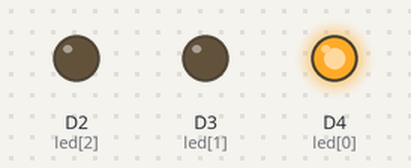
The sketch below on a simulated Particle Photon. Shown: output pins drawn as LEDs (lit = HIGH).

Above: at 0.1 s.
At 1.1 s:
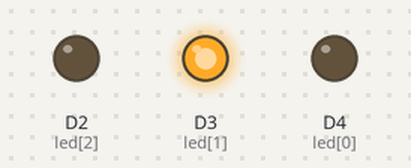
At 2.1 s:
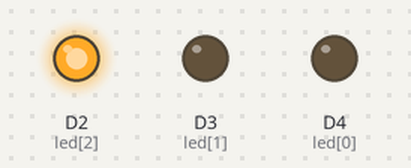
At 3.1 s:
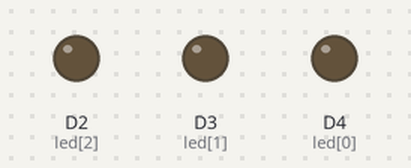
Timing chart, 0 to 4.6 s (numbered marks = the images above):
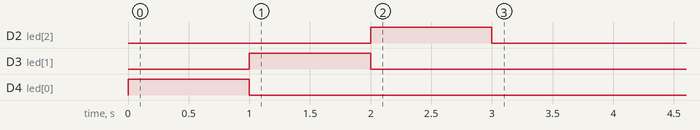

The sketch:

trafficControl.ino
```cpp
//Define array of RGB LED pins
int led[] = {D4, D3, D2};

//Define HIGH/LOW configurations for set colours
const bool RED[] = {HIGH, LOW, LOW};
const bool GREEN[] = {LOW, HIGH, LOW};
const bool BLUE[] = {LOW, LOW, HIGH};
const bool OFF[] = {LOW, LOW, LOW};

//Function prototypes
int remoteColour(String colour);
void setColour(const bool *colour);

void setup() {
    //Set all RGB pins to defined output pins
    for (int i = 0; i < 3; i++)
    {
        pinMode(led[i], OUTPUT);
    }

    //Define Particle.function() on the remoteColour() function to access function from cloud
    Particle.function("led", remoteColour);

    //Test all RGB LEDs
    setColour(RED);
    delay(1000);
    setColour(GREEN);
    delay(1000);
    setColour(BLUE);
    delay(1000);
    setColour(OFF);
}

void loop() {
    //This device only invoked via Particle.function()
}

//Takes String as parameter, if a valid input returns 1
//If invalid return 0
//This function can be invoked from the cloud
int remoteColour(String colour)
{
    if (colour == "red")
    {
        setColour(RED);
    }
    else if(colour == "green")
    {
        setColour(GREEN);
    }
    else if(colour == "blue")
    {
        setColour(BLUE);
    }
    else
    {
        return 0;
    }

    return 1;
}

//Uses the previously defined global arrays and sets the required RGB pins to HIGH/LOW
void setColour(const bool *colour)
{
    for (int i = 0; i < 3; i++)
    {
        digitalWrite(led[i], colour[i]);
    }
}
```
